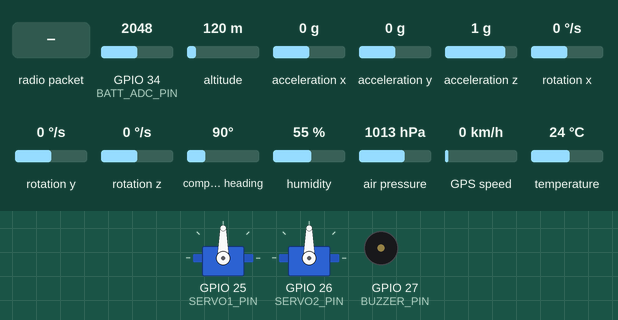
This sketch was run on a simulated ESP32. Shown: 2 × servo, buzzer (waves = sounding, pin HIGH). Wiring (inferred from the names in the program): MPU-6050 motion sensor at I2C address 0x68. The test bench sets the inputs (shaded band); at power-on: GPIO 34 (BATT_ADC_PIN) = 2048, altitude 120 m, acceleration x 0 g, acceleration y 0 g, acceleration z 1 g, rotation x 0 °/s, rotation y 0 °/s, rotation z 0 °/s, compass heading 90°, humidity 55 %, air pressure 1013 hPa, GPS speed 0 km/h, temperature 24 °C. Storage starts empty; the GPS gets a fix after 3 s at 37.7749, -122.4194 with 8 satellites; no radio packets arrive unless stated; what the sketch prints to the serial monitor is not drawn.

Above: at 1.5 s.
1.6 s: radio packet "RELEASE" arrives
At 2.8 s:
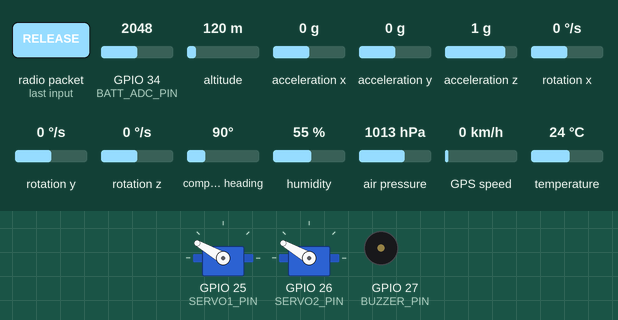
Timing chart, 0 to 11.1 s (numbered marks = the images above; inputs shaded):
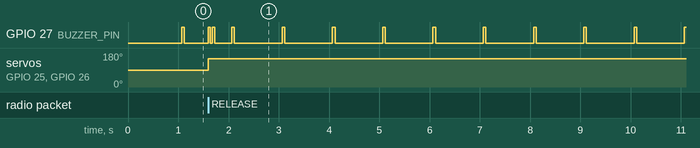

Measured:
- after the input at 1.6 s, servo on GPIO 25 (SERVO1_PIN), servo on GPIO 26 (SERVO2_PIN): 90° → 150° at once

The sketch:

flight_controller.ino
```cpp
// Combined final ON-BOARD ESP32 firmware
// LoRa + BME280 + MPU6050 + GPS (Serial2) + SD logging + Servos + Battery + PING/ACK
// Timestamp field appended as IST (India Standard Time, UTC+5:30)
// *** ADDED: ESP-NOW for redundant data link to ESP32-B Logger ***

#include <SPI.h>
#include <LoRa.h>
#include <Wire.h>
#include <Adafruit_BME280.h>
#include <ESP32Servo.h>
#include <TinyGPSPlus.h>
#include <SD.h>
#include <WiFi.h>      // Required for ESP-NOW
#include <esp_now.h>   // Required for ESP-NOW

// ---------- Hardware pin config ----------
static const uint8_t LORA_SS    = 5;     // LoRa CS
static const uint8_t LORA_RST   = 14;    // LoRa RST
static const uint8_t LORA_DIO0  = 2;     // LoRa DIO0
static const long    LORA_FREQ  = 433E6;

static const int SPI_SCK    = 18;
static const int SPI_MISO   = 19;
static const int SPI_MOSI   = 23;

static const uint8_t SD_CS = 13;        // SD card CS

static const uint8_t BUZZER_PIN = 27;
static const uint8_t SERVO1_PIN = 25;
static const uint8_t SERVO2_PIN = 26;

static const uint8_t I2C_SDA = 21;
static const uint8_t I2C_SCL = 22;
static const uint8_t BME_ADDR = 0x77;
static const uint8_t MPU6050_ADDR = 0x68;

static const uint8_t BATT_ADC_PIN = 34;

// GPS (Serial2)
static const int GPS_RX_PIN = 16; // connect GPS TX -> GPIO16
static const int GPS_TX_PIN = 17; // optional: connect GPS RX -> GPIO17
static const unsigned long GPS_BAUD = 9600;

// ---------- Globals / objects ----------
Adafruit_BME280 bme;
Servo servo1, servo2;
TinyGPSPlus gps;

bool bmeOK = false;
bool imuOK = false;
bool sdOK = false;

File sdFile;

// ----- IMU calibration & orientation -----
float ax_off = 0, ay_off = 0, az_off = 0;
float gx_off = 0, gy_off = 0, gz_off = 0;
double ax_sum = 0, ay_sum = 0, az_sum = 0;
double gx_sum = 0, gy_sum = 0, gz_sum = 0;
long imu_samples = 0;
bool imuCalibrated = false;
float pitch = 0, roll = 0, yaw = 0;
unsigned long lastOrientationMs = 0;

// ----- Battery divider/calibration -----
static const float ADC_REF_V = 3.3f;
static const int ADC_MAX = 4095;
static const float R1 = 220000.0f;
static const float R2 = 100000.0f;
static const float CAL = 1.055f;
static const float BATT_FULL_V = 8.51f;
static const float BATT_EMPTY_V = 6.60f;

// ----- Flight timing, calibration, state machine -----
unsigned long lastTelemetry = 0;
static const unsigned long telemetryInterval = 1000;

static const unsigned long calibDuration = 20000; // 20s
unsigned long calibStartTime = 0;
bool altitudeCalibrated = false;
double altSum = 0.0;
long altSamples = 0;
float altBaselineMeters = 0.0f;

enum RocketState { STATE_CAL, STATE_ARMED, STATE_FLIGHT, STATE_APOGEE, STATE_LAND, STATE_ABORT };
RocketState currentState = STATE_CAL;
long lastAltCm = 0;
bool haveLastAlt = false;
long maxAltCm = 0;

static const long LIFTOFF_THRESH_CM     = 500;
static const long APOGEE_DROP_CM        = 50;
static const long LAND_TOLERANCE_CM     = 500;
static const long ABORT_ALT_THRESH_CM = 12000;

// ----- ACK behavior -----
static const int ACK_REPEATS = 2;
static const int ACK_DELAY_MS = 180;
static bool appendAckToNextTelemetry = false;
static String pendingAckToken = "";


// ******************************************************
// ---------- ESP-NOW specific configuration ----------

// ---------- ESP32-B MAC (SD LOGGER) ----------
uint8_t ESP32_B_MAC[] = {0xC0, 0xCD, 0xD6, 0x85, 0x6E, 0xCC};  //C0:CD:D6:85:6E:CC

// Packet structure for ESP-NOW (must be compatible with receiver)
typedef struct {
    char csv[420];    // full telemetry CSV
} ESPNOW_Packet;

ESPNOW_Packet espNowPacket;


void initESPNOW() {
    // ESP-NOW requires WiFi in STA mode to operate.
    WiFi.mode(WIFI_STA);

    if (esp_now_init() != ESP_OK) {
        Serial.println("[ESP-NOW] Init FAILED");
        return;
    }

    esp_now_peer_info_t peer{};
    memcpy(peer.peer_addr, ESP32_B_MAC, 6);
    peer.channel = 0; // Default channel
    peer.encrypt = false; // No encryption

    // Add peer to the list
    if (esp_now_add_peer(&peer) != ESP_OK) {
        Serial.println("[ESP-NOW] Peer add FAILED");
        return;
    }

    Serial.println("[ESP-NOW] Ready -> ESP32-B");
}

// ******************************************************


// ---------- Helpers: buzzer, servos ----------
void beepTX(){ digitalWrite(BUZZER_PIN, HIGH); delay(50); digitalWrite(BUZZER_PIN, LOW); }
void beepRX(){ for(int i=0;i<2;i++){ digitalWrite(BUZZER_PIN,HIGH); delay(40); digitalWrite(BUZZER_PIN,LOW); delay(40);} }

void setServos(int a1,int a2){ a1 = constrain(a1,0,180); a2 = constrain(a2,0,180); servo1.write(a1); servo2.write(a2); }
bool applyServoAngles(const String &cmd){ int c=cmd.indexOf(','); if(c<0) return false; String s1=cmd.substring(0,c), s2=cmd.substring(c+1); s1.trim(); s2.trim(); if(s1.isEmpty()||s2.isEmpty()) return false; setServos(s1.toInt(), s2.toInt()); return true; }
bool handleServoMessage(const String &msgRaw){ String m=msgRaw; m.trim(); String up=m; up.toUpperCase(); if(up=="RELEASE"){ setServos(150,150); return true; } if(up=="HOLD"){ setServos(75,75); return true; } return applyServoAngles(m); }

// ---------- Battery ----------
float readBatteryVoltage(){ int raw = analogRead(BATT_ADC_PIN); float vAdc = raw * (ADC_REF_V / (float)ADC_MAX); float vBatt = vAdc * ((R1 + R2) / R2); vBatt *= CAL; return vBatt; }
int readBatteryPercent(){ float v = readBatteryVoltage(); v = constrain(v, BATT_EMPTY_V, BATT_FULL_V); float pct = (v - BATT_EMPTY_V) * 100.0f / (BATT_FULL_V - BATT_EMPTY_V); return (int)(constrain(pct,0.0f,100.0f)+0.5f); }

// ---------- Altitude calibration ----------
void updateAltitudeCalibration(float altMeters){
    if(altitudeCalibrated || !bmeOK) return;
    unsigned long now = millis();
    altSum += altMeters; altSamples++;
    if(now - calibStartTime >= calibDuration){
        if(altSamples>0) altBaselineMeters = (float)(altSum / (double)altSamples);
        else altBaselineMeters = altMeters;
        altitudeCalibrated = true;
        Serial.print("[CALIB] baseline m: "); Serial.println(altBaselineMeters,3);
    }
}

// ---------- IMU low-level ----------
void imuWriteByte(uint8_t reg,uint8_t data){ Wire.beginTransmission(MPU6050_ADDR); Wire.write(reg); Wire.write(data); Wire.endTransmission(); }
void imuReadBytes(uint8_t reg,uint8_t *buf,uint8_t len){ Wire.beginTransmission(MPU6050_ADDR); Wire.write(reg); Wire.endTransmission(false); Wire.requestFrom(MPU6050_ADDR,len); uint8_t i=0; while(Wire.available() && i<len) buf[i++]=Wire.read(); }

bool initIMU(){
    imuWriteByte(0x6B,0x00); // wake
    delay(50);
    imuWriteByte(0x1C,0x00); // accel ±2g
    imuWriteByte(0x1B,0x00); // gyro ±250 dps
    return true;
}

void readIMU(float &ax,float &ay,float &az,float &gx,float &gy,float &gz){
    uint8_t b[14]; imuReadBytes(0x3B,b,14);
    int16_t rawAx = (b[0]<<8)|b[1]; int16_t rawAy=(b[2]<<8)|b[3]; int16_t rawAz=(b[4]<<8)|b[5];
    int16_t rawGx = (b[8]<<8)|b[9]; int16_t rawGy=(b[10]<<8)|b[11]; int16_t rawGz=(b[12]<<8)|b[13];
    ax = rawAx / 16384.0f; ay = rawAy / 16384.0f; az = rawAz / 16384.0f;
    gx = rawGx / 131.0f; gy = rawGy / 131.0f; gz = rawGz / 131.0f;
}

// ---------- IMU calibration & orientation ----------
void updateIMUCalibration(float ax,float ay,float az,float gx,float gy,float gz){
    if(imuCalibrated) return;
    unsigned long now = millis();
    ax_sum += ax; ay_sum += ay; az_sum += (az - 1.0f);
    gx_sum += gx; gy_sum += gy; gz_sum += gz;
    imu_samples++;
    if(now - calibStartTime >= calibDuration){
        if(imu_samples>0){
            ax_off = ax_sum / imu_samples; ay_off = ay_sum / imu_samples; az_off = az_sum / imu_samples;
            gx_off = gx_sum / imu_samples; gy_off = gy_sum / imu_samples; gz_off = gz_sum / imu_samples;
        }
        imuCalibrated = true;
        lastOrientationMs = now;
        Serial.println("[IMU] calibrated");
    }
}

void updateOrientation(float ax,float ay,float az,float gx,float gy,float gz,float dt){
    const float alpha = 0.98f;
    float pitchAcc = atan2f(ay, az) * 57.2957795f;
    float rollAcc  = atan2f(-ax, sqrtf(ay*ay + az*az)) * 57.2957795f;
    pitch = alpha * (pitch + gy * dt) + (1 - alpha) * pitchAcc;
    roll  = alpha * (roll  + gx * dt) + (1 - alpha) * rollAcc;
    yaw  += gz * dt;
}

// ---------- Flight state ----------
void updateFlightState(long altCm){
    if(!haveLastAlt){ lastAltCm=altCm; maxAltCm=altCm; haveLastAlt=true; }
    if(altCm>maxAltCm) maxAltCm = altCm;
    switch(currentState){
        case STATE_CAL: if(altitudeCalibrated && imuCalibrated) { currentState=STATE_ARMED; Serial.println("[STATE] -> ARM"); } break;
        case STATE_ARMED: if(altCm >= LIFTOFF_THRESH_CM){ currentState=STATE_FLIGHT; Serial.println("[STATE] -> FLT"); } break;
        case STATE_FLIGHT:
            if(altCm >= ABORT_ALT_THRESH_CM){ currentState=STATE_ABORT; Serial.println("[STATE] -> ABT"); }
            else if(altCm < maxAltCm - APOGEE_DROP_CM){ currentState=STATE_APOGEE; Serial.println("[STATE] -> APG"); setServos(150,150); }
            break;
        case STATE_APOGEE: if(abs(altCm) <= LAND_TOLERANCE_CM){ currentState=STATE_LAND; Serial.println("[STATE] -> LND"); } break;
        case STATE_ABORT: if(abs(altCm) <= LAND_TOLERANCE_CM){ currentState=STATE_LAND; Serial.println("[STATE] ABT->LND"); } break;
        case STATE_LAND: break;
    }
    lastAltCm = altCm;
}

const char* stateTag(RocketState s){
    switch(s){ case STATE_CAL: return "CAL"; case STATE_ARMED: return "ARM"; case STATE_FLIGHT: return "FLT"; case STATE_APOGEE: return "APG"; case STATE_LAND: return "LND"; case STATE_ABORT: return "ABT"; default: return "UNK"; }
}

// ---------- Utility: produce IST timestamp from GPS (YYYY-MM-DD HH:MM:SS) ----------
String getISTTimestampFromGPS(){
    if(!gps.time.isValid() || !gps.date.isValid()) return String("N/A");

    // GPS time/date are UTC. Convert to IST (UTC+5:30)
    int hh = gps.time.hour();
    int mm = gps.time.minute();
    int ss = gps.time.second();
    int dd = gps.date.day();
    int mo = gps.date.month();
    int yy = gps.date.year();

    mm += 30;
    if(mm >= 60){ mm -= 60; hh += 1; }
    hh += 5;
    if(hh >= 24){
        hh -= 24;
        dd += 1;
        // NOTE: we do not implement full calendar rollover (month/year) here.
    }

    char buf[32];
    sprintf(buf, "%04d-%02d-%02d %02d:%02d:%02d", yy, mo, dd, hh, mm, ss);
    return String(buf);
}

// ---------- SD helper ----------
void sdAppendLine(const String &line){
    if(!sdOK) return;
    File f = SD.open("/flight_log.csv", FILE_APPEND);
    if(f){
        f.println(line);
        f.close();
    } else {
        sdOK = false;
        Serial.println("[SD] write failed, disabling SD writes");
    }
}

// ---------- Telemetry builder & sender (adds IST timestamp) ----------
void sendTelemetry(){
    if(!bmeOK) return;

    float temp = bme.readTemperature();
    float hum  = bme.readHumidity();
    float pres = bme.readPressure() / 100.0f;
    float altMeters = bme.readAltitude(1013.25f);

    if(!altitudeCalibrated) updateAltitudeCalibration(altMeters);

    long altCm = altitudeCalibrated ? (long)((altMeters - altBaselineMeters) * 100.0f) : 0;
    updateFlightState(altCm);
    int battPct = readBatteryPercent();

    float axv=0,ayv=0,azv=0,gxv=0,gyv=0,gzv=0;
    if(imuOK){
        readIMU(axv,ayv,azv,gxv,gyv,gzv);
        if(!imuCalibrated){
            updateIMUCalibration(axv,ayv,azv,gxv,gyv,gzv);
            axv=ayv=azv=gxv=gyv=gzv=0;
        } else {
            axv -= ax_off; ayv -= ay_off; azv -= az_off;
            gxv -= gx_off; gyv -= gy_off; gzv -= gz_off;
            unsigned long now = millis();
            float dt = (lastOrientationMs==0) ? 0.01f : ((now - lastOrientationMs) / 1000.0f);
            if(dt <= 0) dt = 0.01f;
            updateOrientation(axv,ayv,azv,gxv,gyv,gzv,dt);
            lastOrientationMs = now;
        }
    }

    // GPS fields
    bool gpsFix = gps.location.isValid();
    double gpsLat = gpsFix ? gps.location.lat() : 0.0;
    double gpsLon = gpsFix ? gps.location.lng() : 0.0;
    int gpsSats = gps.satellites.isValid() ? gps.satellites.value() : 0;
    float gpsHdop = gps.hdop.isValid() ? gps.hdop.hdop() : 0.0f;
    float gpsSpeedKmph = gps.speed.isValid() ? gps.speed.kmph() : 0.0f;

    // IST timestamp (from GPS); fallback = "N/A"
    String istTs = getISTTimestampFromGPS();

    // Build telemetry CSV payload (no spaces), fields (22 total):
    // 0:STATE, 1:temp, 2:hum, 3:press, 4:altCm, 5:battPct,
    // 6:pitch, 7:roll, 8:yaw,
    // 9:ax, 10:ay, 11:az, 12:gx, 13:gy, 14:gz,
    // 15:lat, 16:lon, 17:gpsFix, 18:sats, 19:hdop, 20:speed_kmph, 21:timestamp
    String pkt; pkt.reserve(400);
    pkt  = stateTag(currentState);
    pkt += ',' + String(temp,2);
    pkt += ',' + String(hum,2);
    pkt += ',' + String(pres,2);
    pkt += ',' + String(altCm);
    pkt += ',' + String(battPct);
    pkt += ',' + String(pitch,2);
    pkt += ',' + String(roll,2);
    pkt += ',' + String(yaw,2);
    pkt += ',' + String(axv,3);
    pkt += ',' + String(ayv,3);
    pkt += ',' + String(azv,3);
    pkt += ',' + String(gxv,3);
    pkt += ',' + String(gyv,3);
    pkt += ',' + String(gzv,3);
    pkt += ',' + String(gpsLat,7);
    pkt += ',' + String(gpsLon,7);
    pkt += ',' + String(gpsFix ? 1 : 0);
    pkt += ',' + String(gpsSats);
    pkt += ',' + String(gpsHdop,2);
    pkt += ',' + String(gpsSpeedKmph,2);

    // Append IST timestamp as last CSV field (22nd field)
    pkt += ',' + istTs;

    // Append ACK if pending (this adds 2 extra fields, making 24 total)
    if(appendAckToNextTelemetry && pendingAckToken.length() > 0){
        pkt += ",ACK," + pendingAckToken;
        appendAckToNextTelemetry = false;
        pendingAckToken = "";
    }

    // 1. LoRa send
    LoRa.beginPacket();
    LoRa.print(pkt);
    LoRa.endPacket();
    beepTX();

    // 2. ESP-NOW send (redundant link)
    // Copy String to the fixed-size char array for ESP-NOW transmission
    pkt.toCharArray(espNowPacket.csv, sizeof(espNowPacket.csv));
    esp_now_send(ESP32_B_MAC, (uint8_t*)&espNowPacket, sizeof(espNowPacket));


    // 3. SD log: prepend timestamp as millis() and then the full pkt
    String logline;
    logline.reserve(pkt.length() + 20);
    logline += String(millis());
    logline += ',';
    logline += pkt;
    sdAppendLine(logline);

    // Serial debug (brief)
    Serial.print("[TX TEL] ");
    Serial.println(pkt);
}

// ---------- Setup ----------
void setup(){
    Serial.begin(115200);
    delay(200);
    Serial.println("\n[ONBOARD] init");

    pinMode(BUZZER_PIN, OUTPUT); digitalWrite(BUZZER_PIN, LOW);
    pinMode(BATT_ADC_PIN, INPUT);

    // I2C
    Wire.begin(I2C_SDA, I2C_SCL);

    // BME
    bmeOK = bme.begin(BME_ADDR);
    if(bmeOK) Serial.println("BME280 OK");
    else Serial.println("BME280 NOT FOUND");

    // IMU
    imuOK = initIMU();
    if(imuOK) Serial.println("MPU init (basic)");
    else Serial.println("MPU init failed");

    // Servos
    servo1.attach(SERVO1_PIN);
    servo2.attach(SERVO2_PIN);
    setServos(90,90);

    // SPI + LoRa
    SPI.begin(SPI_SCK, SPI_MISO, SPI_MOSI, LORA_SS);
    LoRa.setPins(LORA_SS, LORA_RST, LORA_DIO0);
    if(!LoRa.begin(LORA_FREQ)){
        Serial.println("LoRa init FAILED - check wiring and 3.3V");
        while(1){ delay(500); } // halt if LoRa essential
    }
    LoRa.setSpreadingFactor(7);
    LoRa.setSignalBandwidth(125E3);
    LoRa.setCodingRate4(5);
    LoRa.setSyncWord(0x34);
    Serial.println("LoRa OK");

    // ** Initialize ESP-NOW **
    initESPNOW();

    // SD init (nonfatal)
    if(SD.begin(SD_CS, SPI)){
        sdOK = true;
        Serial.println("SD initialized");
        if(!SD.exists("/flight_log.csv")){
            File h = SD.open("/flight_log.csv", FILE_WRITE);
            if(h){
                // header columns
                h.println("ts_ms,STATE,temp,hum,press,altCm,battPct,pitch,roll,yaw,ax,ay,az,gx,gy,gz,lat,lon,gpsFix,sats,hdop,speed_kmph,IST");
                h.close();
            }
        }
    } else {
        sdOK = false;
        Serial.println("SD init failed (continuing without SD)");
    }

    // GPS Serial2
    Serial2.begin(GPS_BAUD, SERIAL_8N1, GPS_RX_PIN, GPS_TX_PIN);
    Serial.println("GPS serial2 started");

    // calibration start
    calibStartTime = millis();
    altitudeCalibrated = false;
    imuCalibrated = false;
    appendAckToNextTelemetry = false;
    pendingAckToken = "";

    Serial.println("Setup complete");
}

// ---------- Main loop ----------
void loop(){
    // read GPS bytes continuously
    while(Serial2.available()) gps.encode(Serial2.read());

    unsigned long now = millis();
    if(now - lastTelemetry >= telemetryInterval){
        lastTelemetry = now;
        sendTelemetry();
    }

    // LoRa command handling
    int packetSize = LoRa.parsePacket();
    if(packetSize){
        String incoming;
        while(LoRa.available()) incoming += (char)LoRa.read();
        incoming.trim();
        String upper = incoming; upper.toUpperCase();

        // Handle PING without token
        if(upper == "PING"){
            LoRa.beginPacket(); LoRa.print("TXRX_OK"); LoRa.endPacket(); beepRX();
            Serial.println("[RX CMD] PING -> TXRX_OK");
            return;
        }

        // Handle PING with token (sends ACK repeatedly)
        if(upper.startsWith("PING,")){
            int pos = incoming.indexOf(',');
            if(pos >= 0){
                String token = incoming.substring(pos + 1); token.trim();
                if(token.length() > 0){
                    for(int i=0;i<ACK_REPEATS;i++){
                        delay(ACK_DELAY_MS);
                        LoRa.beginPacket();
                        LoRa.print("ACK," + token);
                        LoRa.endPacket();
                    }
                    // Set flag to append ACK to the next telemetry packet
                    appendAckToNextTelemetry = true;
                    pendingAckToken = token;
                    beepRX();
                    Serial.print("[RX CMD] PING, token -> ACK sent x"); Serial.println(ACK_REPEATS);
                    return;
                }
            }
        }

        // Handle servo/release commands
        if(handleServoMessage(incoming)){
            beepRX();
            Serial.print("[RX CMD] servo -> "); Serial.println(incoming);
        } else {
            Serial.print("[RX CMD] ignored -> "); Serial.println(incoming);
        }
    }
}
```
